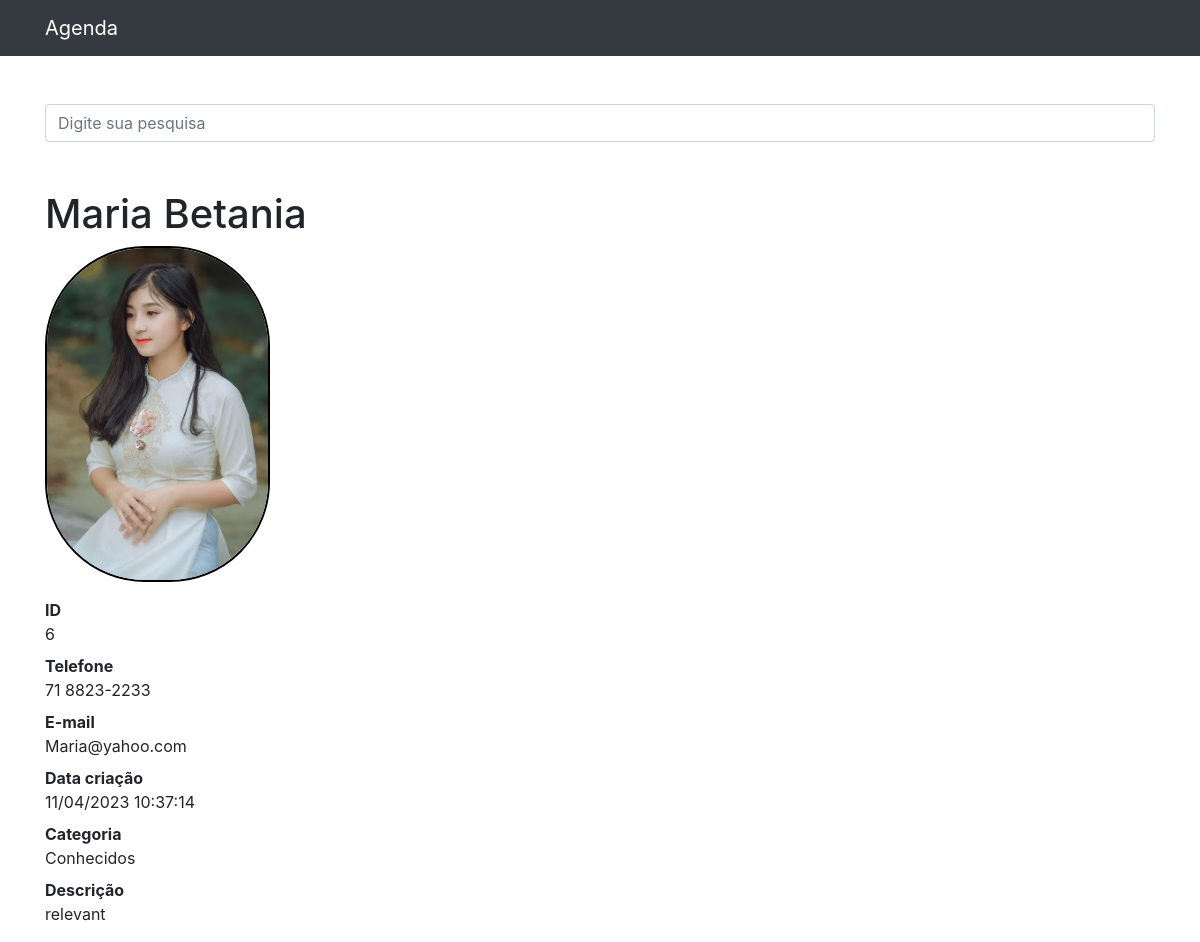
Page /6 on the committed database.
### contatos/models.py (models this page shows, shortened)
class Contato(models.Model):
    nome = models.CharField(max_length=255)
    sobrenome = models.CharField(max_length=255, blank=True)
    telefone = models.CharField(max_length=255)
    email = models.CharField(max_length=255, blank=True)
    data_criacao = models.DateTimeField(default=timezone.now)
    descricao = models.TextField(blank=True)
    categoria = models.ForeignKey(Categoria, on_delete=models.DO_NOTHING)
    mostrar = models.BooleanField(default=True)
    foto = models.ImageField(blank=True, upload_to='fotos/%Y/%m/%d')

class Categoria(models.Model):
    nome = models.CharField(max_length=255)
    def __str__(self) -> str:
        return self.nome

### contatos/views.py (the view)
# urls.py: path('<int:contato_id>', views.ver_contato, name='ver_contato'),
def ver_contato(request, contato_id):
    contato = get_object_or_404(Contato, id=contato_id)
    if not contato.mostrar:
        raise Http404()
    return render(request, 'contatos/ver_contato.html', {
        'contato': contato
    })

### contatos/templates/contatos/ver_contato.html (shortened to what this page needs)
{% extends 'base.html' %}
{%block conteudo%}
    <h1 class="mt-5">{{ contato.nome }} {{ contato.sobrenome }}</h1>
    {% if contato.foto %}
        <p><img class="estilo_da_imagem" src="{{ contato.foto.url }}" alt="Imagem de perfil"></p>
    {% endif %}
    <dl>
    <dt>ID</dt>
    <dd>{{ contato.id }}</dd>
    <dt>Telefone</dt>
    <dd>{{ contato.telefone }}</dd>
    <dt>E-mail</dt>
    <dd>{{ contato.email }}</dd>
    <dt>Data criação</dt>
    <dd>{{ contato.data_criacao|date:'d/m/Y H:i:s' }}</dd>
    <dt>Categoria</dt>
    <dd>{{ contato.categoria }}</dd>
    <dt>Descrição</dt>
    <dd>{{ contato.descricao }}</dd>
    </dl>
{%endblock%}

### contatos/templates/contatos/ver_contato.html (style rules this page uses)
.estilo_da_imagem { min-width: 225px; min-height: 150px; max-width: 225px; max-height: auto; border-radius: 100px; border: 2px solid black; }

### rows in the picture
Contato: nome "Maria", sobrenome "Betania", foto (picture), id "6", telefone "71 8823-2233", email "Maria@yahoo.com", data_criacao "11/04/2023 10:37:14", categoria "Conhecidos", descricao "relevant"
